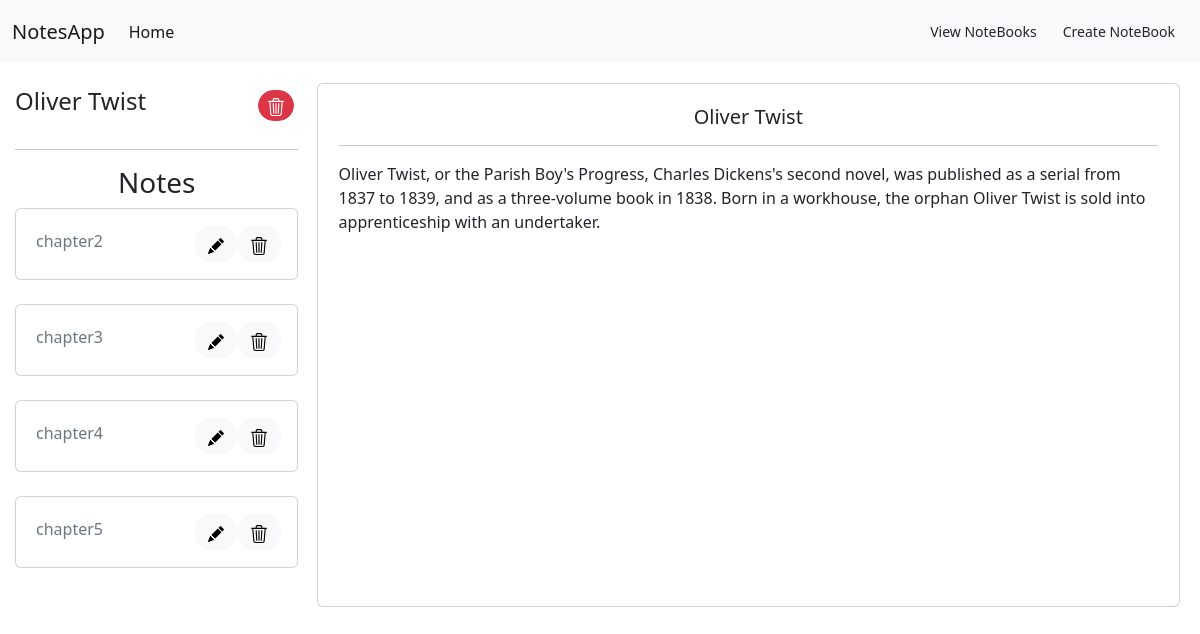
The page /notes/viewnotes.php?bid=2 on the database its author committed.
### tables this page shows
CREATE TABLE notebooks(
    nb_id INTEGER PRIMARY KEY AUTOINCREMENT,
    name  CHAR(100) NOT NULL,
    desc TEXT NOT NULL,
    created_at DATETIME DEFAULT CURRENT_TIMESTAMP,
    updated_at DATETIME DEFAULT CURRENT_TIMESTAMP
);

CREATE TABLE "notes" (
	"n_id"	INTEGER PRIMARY KEY AUTOINCREMENT,
	"note_name"	TEXT NOT NULL,
	"book_id"	INTEGER NOT NULL,
	"notes"	TEXT,
	"note_type"	TEXT,
	"created_at"	DATETIME DEFAULT CURRENT_TIMESTAMP,
	"updated_at"	DATETIME DEFAULT CURRENT_TIMESTAMP,
	FOREIGN KEY("book_id") REFERENCES "notebooks"("nb_id")
);

### notes/viewnotes.php (the view, shortened to what this page needs)
<?php
include_once '../includes/header.php';
include_once '../includes/footer.php';
include_once '../includes/navbar.php';
?>
<link rel="stylesheet" href="css/createnotes.css">
<div class="wrapper">
    <div class="box1 fullnav">
        <?php
        if (isset($_REQUEST['bid'])) {
            $bid = $_REQUEST['bid'];
            $db = new database('../notesapp.db');
            $sql = "SELECT * FROM notebooks WHERE nb_id = '$bid'";
            $response =  $db->query($sql);
            while ($row  = $response->fetchArray(SQLITE3_ASSOC)) {
                $name = $row['name'];
                echo '
                        <div class="navbar">
                            <span class="h4">' . $name . '</span>
				<div class="nav justify-content-end">
					  <a style="" class="btn btn-danger ml-auto rounded-5 btn-sm  m-1" data-bs-toggle="tooltip" data-bs-placement="bottom" title="delete book" href="deletebooks.php?bid='.$bid.'">
                    <svg xmlns="http://www.w3.org/2000/svg" width="18" height="18" fill="currentColor" class="bi bi-trash3" viewBox="0 0 16 16">
                        <path d="M6.5 1h3a.5.5 0 0 1 .5.5v1H6v-1a.5.5 0 0 1 .5-.5ZM11 2.5v-1A1.5 1.5 0 0 0 9.5 0h-3A1.5 1.5 0 0 0 5 1.5v1H2.506a.58.58 0 0 0-.01 0H1.5a.5.5 0 0 0 0 1h.538l.853 10.66A2 2 0 0 0 4.885 16h6.23a2 2 0 0 0 1.994-1.84l.853-10.66h.538a.5.5 0 0 0 0-1h-.995a.59.59 0 0 0-.01 0H11Zm1.958 1-.846 10.58a1 1 0 0 1-.997.92h-6.23a1 1 0 0 1-.997-.92L3.042 3.5h9.916Zm-7.487 1a.5.5 0 0 1 .528.47l.5 8.5a.5.5 0 0 1-.998.06L5 5.03a.5.5 0 0 1 .47-.53Zm5.058 0a.5.5 0 0 1 .47.53l-.5 8.5a.5.5 0 1 1-.998-.06l.5-8.5a.5.5 0 0 1 .528-.47ZM8 4.5a.5.5 0 0 1 .5.5v8.5a.5.5 0 0 1-1 0V5a.5.5 0 0 1 .5-.5Z" />
                    </svg>
                </a>
				</div>
		    	    </div>';
                echo ' <hr>
                        <h3 class="text-center">Notes</h3>
                        </hr>
                        ';
            }
            $sql = "SELECT * FROM notes WHERE book_id = '$bid' ";
            $response =  $db->query($sql);
            while ($row  = $response->fetchArray(SQLITE3_ASSOC)) {
                echo '<div class="card card-body" style="display:flex;flex-direction:row;">
                                    <a id="notename" href="viewnotes.php?bid=' . $row['book_id'] . '&nid=' . $row['n_id'] . '&name=' . $row['note_name'] . '"  class="text-secondary  p-1 w-100">
                                ';
                echo $row['note_name'] . ' </a>
                <a href="../notes/createnotes.php?bid=' . $row['book_id'] . '&nid='.$row['n_id'].'&name='.$row['note_name'].'" class="btn btn-light rounded-5">
                <svg width="1em" height="1em" viewBox="0 0 16 16" class="bi bi-pencil-fill" fill="currentColor" xmlns="http://www.w3.org/2000/svg">
                <path fill-rule="evenodd" d="M12.854.146a.5.5 0 0 0-.707 0L10.5 1.793 14.207 5.5l1.647-1.646a.5.5 0 0 0 0-.708l-3-3zm.646 6.061L9.793 2.5 3.293 9H3.5a.5.5 0 0 1 .5.5v.5h.5a.5.5 0 0 1 .5.5v.5h.5a.5.5 0 0 1 .5.5v.5h.5a.5.5 0 0 1 .5.5v.207l6.5-6.5zm-7.468 7.468A.5.5 0 0 1 6 13.5V13h-.5a.5.5 0 0 1-.5-.5V12h-.5a.5.5 0 0 1-.5-.5V11h-.5a.5.5 0 0 1-.5-.5V10h-.5a.499.499 0 0 1-.175-.032l-.179.178a.5.5 0 0 0-.11.168l-2 5a.5.5 0 0 0 .65.65l5-2a.5.5 0 0 0 .168-.11l.178-.178z" />
            </svg>
		 </a>
	<a href="deleteNotes.php?nid='.$row['n_id'].'&bid='.$row['book_id'].'&uri='.$_SERVER['REQUEST_URI'].'" class="btn btn-light rounded-5">
<svg xmlns="http://www.w3.org/2000/svg" width="18" height="18" fill="currentColor" class="bi bi-trash3" viewBox="0 0 16 16">
                        <path d="M6.5 1h3a.5.5 0 0 1 .5.5v1H6v-1a.5.5 0 0 1 .5-.5ZM11 2.5v-1A1.5 1.5 0 0 0 9.5 0h-3A1.5 1.5 0 0 0 5 1.5v1H2.506a.58.58 0 0 0-.01 0H1.5a.5.5 0 0 0 0 1h.538l.853 10.66A2 2 0 0 0 4.885 16h6.23a2 2 0 0 0 1.994-1.84l.853-10.66h.538a.5.5 0 0 0 0-1h-.995a.59.59 0 0 0-.01 0H11Zm1.958 1-.846 10.58a1 1 0 0 1-.997.92h-6.23a1 1 0 0 1-.997-.92L3.042 3.5h9.916Zm-7.487 1a.5.5 0 0 1 .528.47l.5 8.5a.5.5 0 0 1-.998.06L5 5.03a.5.5 0 0 1 .47-.53Zm5.058 0a.5.5 0 0 1 .47.53l-.5 8.5a.5.5 0 1 1-.998-.06l.5-8.5a.5.5 0 0 1 .528-.47ZM8 4.5a.5.5 0 0 1 .5.5v8.5a.5.5 0 0 1-1 0V5a.5.5 0 0 1 .5-.5Z"></path>
                    </svg>
</a>
                </div><br>';
            }
        }
        ?>
    </div>
    <div class="box2 card card-body">
        <?php
        if (isset($_REQUEST['bid'])) {
            $bid = $_REQUEST['bid'];
            $db = new database('../notesapp.db');
            $sql = "SELECT COUNT(*) as count FROM notes WHERE book_id = '$bid'";
            $res = $db->query($sql);
            $ress = $res->fetchArray();
            $numRows = $ress['count'];
            if ($numRows > 0) {
                if (isset($_REQUEST['nid']) && isset($_REQUEST['name'])) {
                    $nid = $_REQUEST['nid'];
                    $name = htmlspecialchars($_REQUEST['name']);
                    $sql = "SELECT * FROM notes WHERE n_id = '$nid' and book_id = '$bid' ";
                    $result = $db->query($sql);
                    while ($row = $result->fetchArray(SQLITE3_ASSOC)) {
                        $notes = $row['notes'];
                        if (empty($notes)) echo '<div class="mt-5 p-2 text-center">Notes Empty!! <br>
                        <a href="../notes/createnotes.php?bid=' . $row['book_id'] . '&nid='.$row['n_id'].'&name='.$row['note_name'].'" class="btn btn-primary rounded-5">Create/Edit Notes</a></div>';
                        else
                            echo '<div class="p-2">
                            ' . $notes . '
                            </div>';
                    }
                } else {
                    $sql = "SELECT * FROM notebooks WHERE nb_id = '$bid'";
                    $result = $db->query($sql);
                    while ($row = $result->fetchArray(SQLITE3_ASSOC)) {
                        echo '<div class="p-3">
                        <h5 class="text-center">' . $row['name'] . '</h5><hr>
                        ' . $row['desc'] . '</div>';
                    }
                }
            }
        }
        ?>
    </div>
</div>

### notes/css/createnotes.css (style rules this page uses)
.wrapper { margin-top: 10px; display: grid; grid-gap: 0.2em; padding: 0 px; margin: 10px; grid-template-columns: 1fr 1fr 2fr; grid-auto-rows: minmax(100px, auto); }
.wrapper>div { background: #ffffff; padding: 5px; }
.wrapper>div:nth-child(odd) { background: #ffffff; }
.box1 { grid-column: 1/2; grid-row: 1/3; height: 100%; }
.box2 { grid-column: 2/4; grid-row: 1/3; height: 100%; margin: 10px; }
#notename { list-style: none; text-decoration: none; }

### rows shown on the page
notebooks: name "Oliver Twist", desc "Oliver Twist, or the Parish Boy's Progress, Charles Dickens's second novel, was published as a serial from 1837 to 1839, and as a three-volume book in 1838. Born in a workhouse, the orphan Oliver Twist is sold into apprenticeship with an undertaker."
notes: note_name "chapter2"
notes: note_name "chapter3"
notes: note_name "chapter4"
notes: note_name "chapter5"
